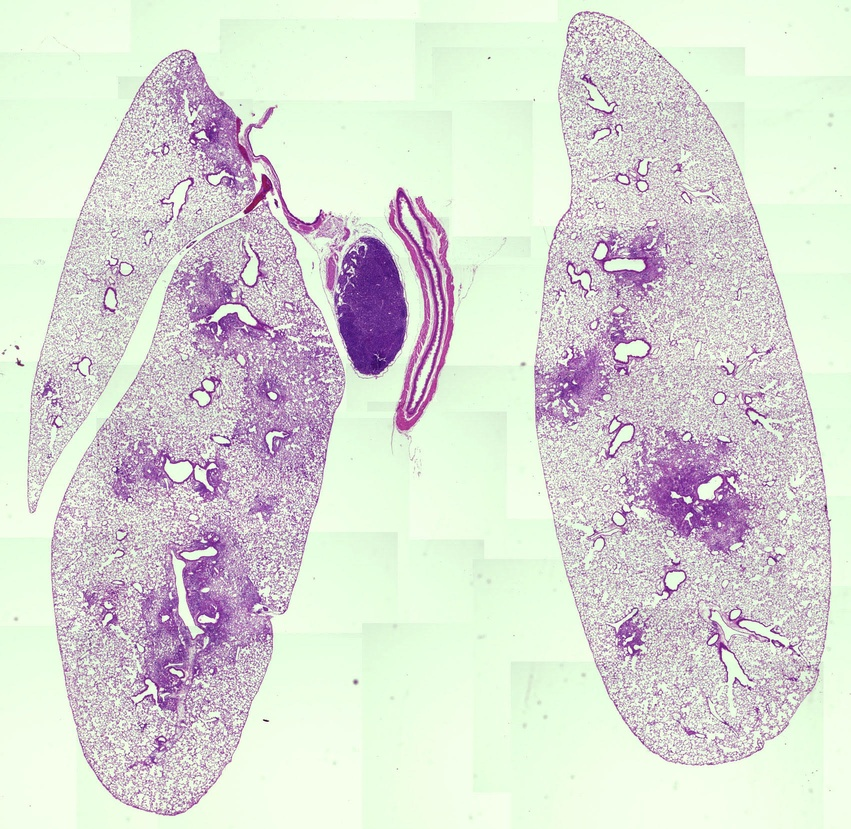
%> input picture images/image00.jpg, 851 x 829 px, shrunk from 1703 x 1658 before the run
$ octave --eval "scrap01(imread('images/image00.jpg'));"   (GNU Octave 9; MATLAB toolbox functions it lacks are replaced by stand-ins)
%> lines starting %> are read from the running program, lines starting %| are printed output that depends on the picture; in (x1, y1, x2, y2) boxes, pixels count from 0 and x2, y2 are one past the last pixel; in counts of white or black regions, pixels touching at a corner belong together; the program's own positions count from 1

function scrap01(RGB1)


smooth_param = 10;

for i = 1:3;
C(:,:,i) =imgaussfilt(RGB1(:,:,i),10,'padding','circular');
end
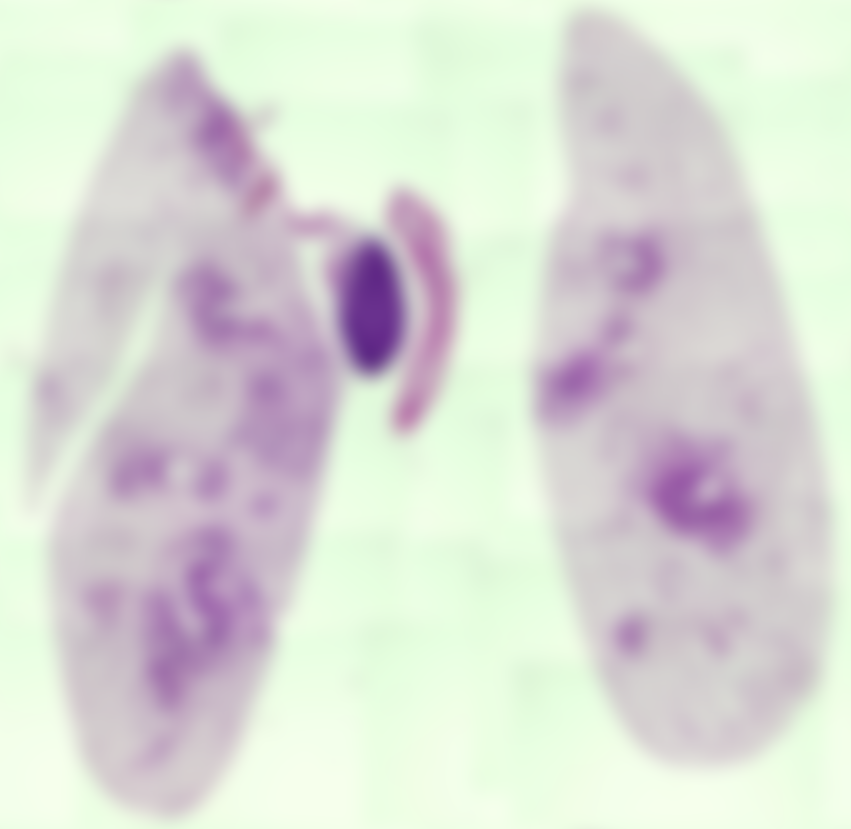
%> C: size 829x851x3 uint8; mean R, G, B 217.3, 219.2, 213

% First, look at Blue vs Green
matA = C(:,:,2) - C(:,:,3);
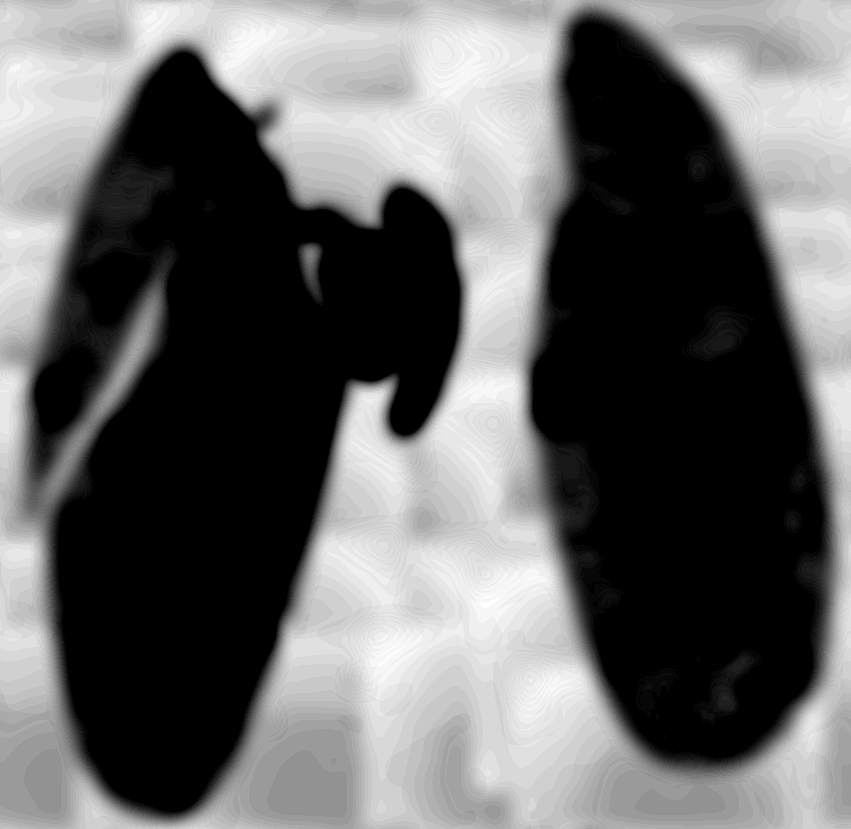
%> matA: size 829x851 uint8; min 0, max 33, mean 13.1; drawn with min black and max white


figure();
subplot(1,3,1)
imshow(RGB1);
subplot(1,3,2)
h = imshow(RGB1);
alpha = (matA+0.2);
BW1 = imbinarize(matA);
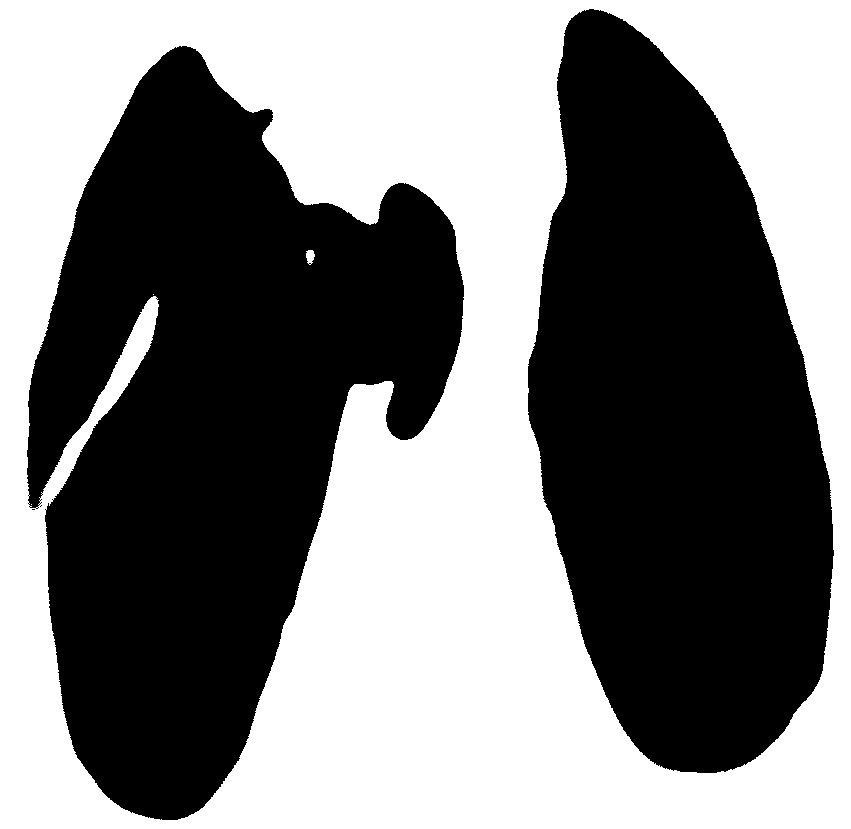
%> BW1: size 829x851 logical; 49.3% white; 4 white regions (2 under 20 px), largest, box (x1, y1, x2, y2) and area: (0, 0, 851, 829) 347402, (306, 250, 315, 265) 97
alpha(alpha<0.25) = 0;
set(h, 'AlphaData', BW1);
subplot(1,3,3)
h2 = imshow(RGB1);
alpha = -(matA)+0.2;
%> alpha: size 829x851 uint8; every value is 0
alpha(alpha<0.3) = 0;
BW2 = imbinarize(alpha);
set(h2, 'AlphaData', alpha);


% Plot boundires
B = bwboundaries(BW1);
%> B = 24 boundaries; largest, box (x1, y1, x2, y2) and points: (0, 0, 851, 829) 3357, (27, 46, 464, 820) 2468, (528, 9, 834, 773) 1670, (306, 250, 315, 265) 35, (32, 509, 35, 510) 5

figure();
imagesc(RGB1);

hold on;
for i = 1:size(B,1)
plot(B{i}(:,2),B{i}(:,1),'LineWidth',2,'Color',[1 1 1])
end
%> this loop made 24 passes

title('blue and green overlap');
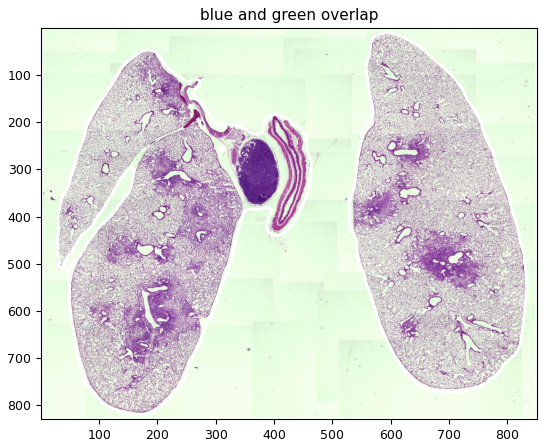
%> figure redrawn from the program's plot data


% next, Green vs Red...
clear matA
matA = C(:,:,1) - C(:,:,2);
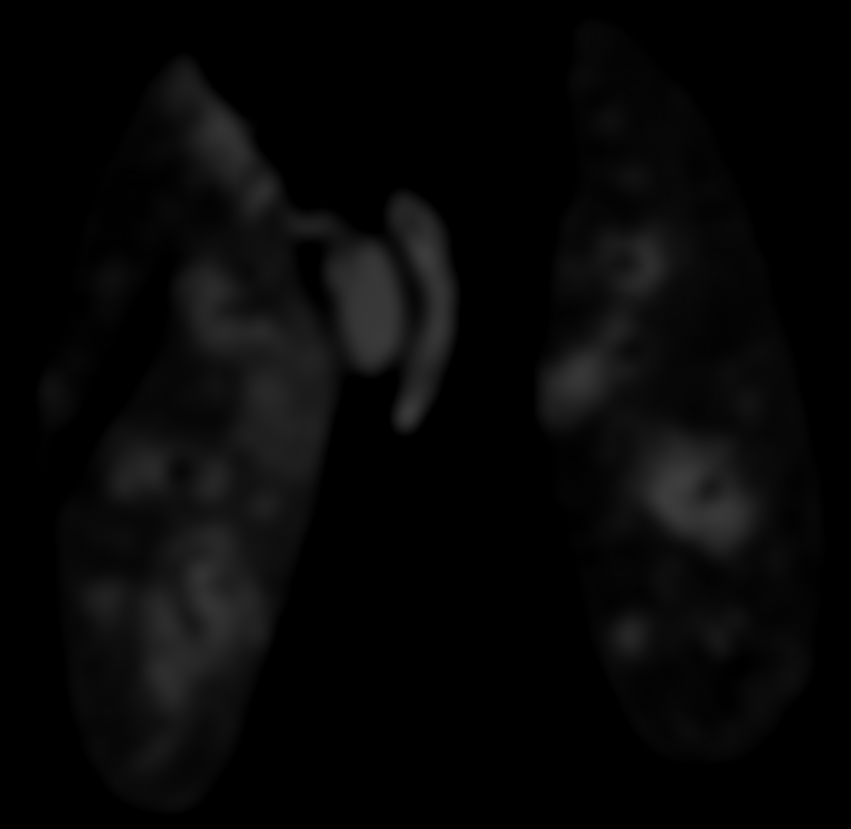
%> matA: size 829x851 uint8; min 0, max 62, mean 7.3


figure();
subplot(1,3,1)
imshow(RGB1);
subplot(1,3,2)
h = imshow(RGB1);
alpha = (matA+0.2);
BW1 = imbinarize(matA);
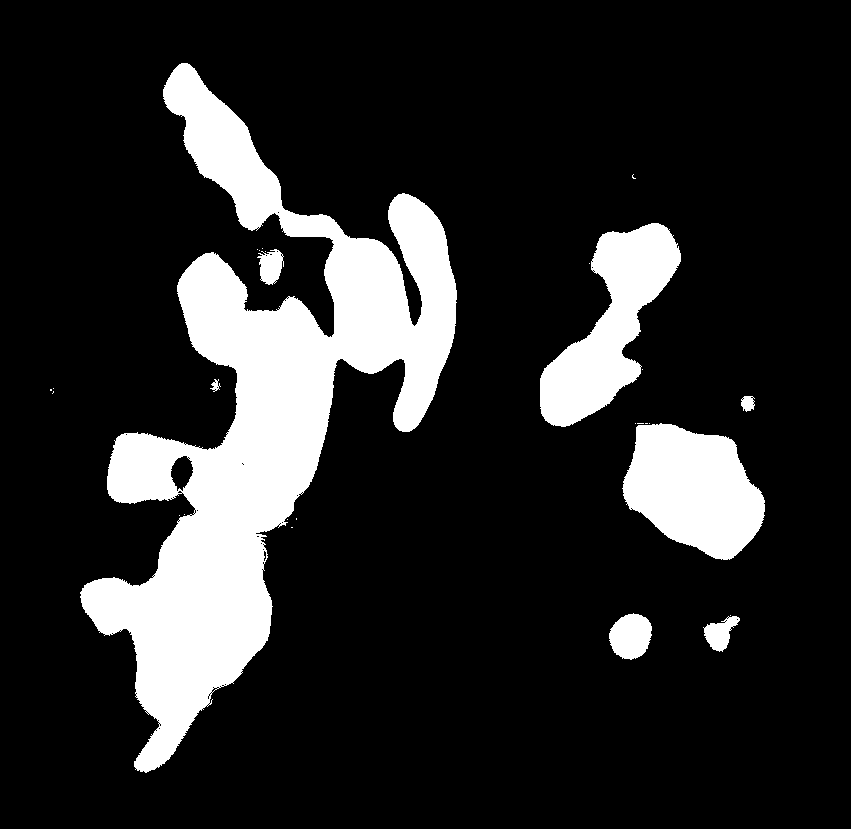
%> BW1: size 829x851 logical; 16.4% white; 28 white regions (20 under 20 px), largest, box (x1, y1, x2, y2) and area: (80, 63, 457, 773) 86068, (622, 423, 765, 560) 13455, (540, 223, 681, 427) 12788
alpha(alpha<0.25) = 0;
set(h, 'AlphaData', BW1);
subplot(1,3,3)
h2 = imshow(RGB1);
alpha = -(matA)+0.2;
alpha(alpha<0.3) = 0;
BW2 = imbinarize(alpha);
set(h2, 'AlphaData', alpha);


% Plot boundires
B2 = bwboundaries(BW1);
%> B2 = 120 boundaries; largest, box (x1, y1, x2, y2) and points: (80, 63, 457, 773) 2917, (540, 223, 681, 427) 566, (622, 423, 765, 560) 417, (257, 249, 284, 285) 142, (609, 613, 652, 660) 129

figure();
imagesc(RGB1);

hold on;
for i = 1:size(B2,1)
plot(B2{i}(:,2),B2{i}(:,1),'LineWidth',2,'Color',[1 1 1])
end
%> this loop made 120 passes
%> `scrap01(imread('images/image00.jpg'));`:
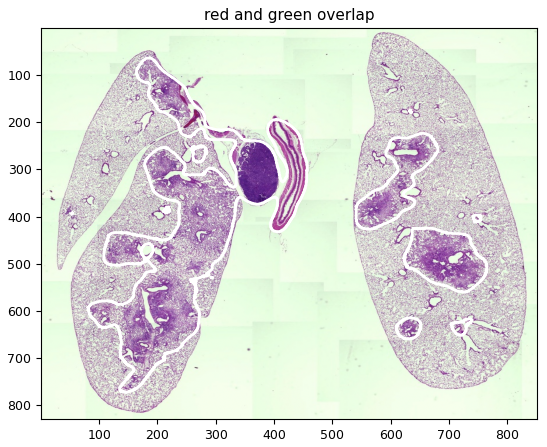
%> figure redrawn from the program's plot data
title('red and green overlap')

$ run again, on images/Workflow-01.png
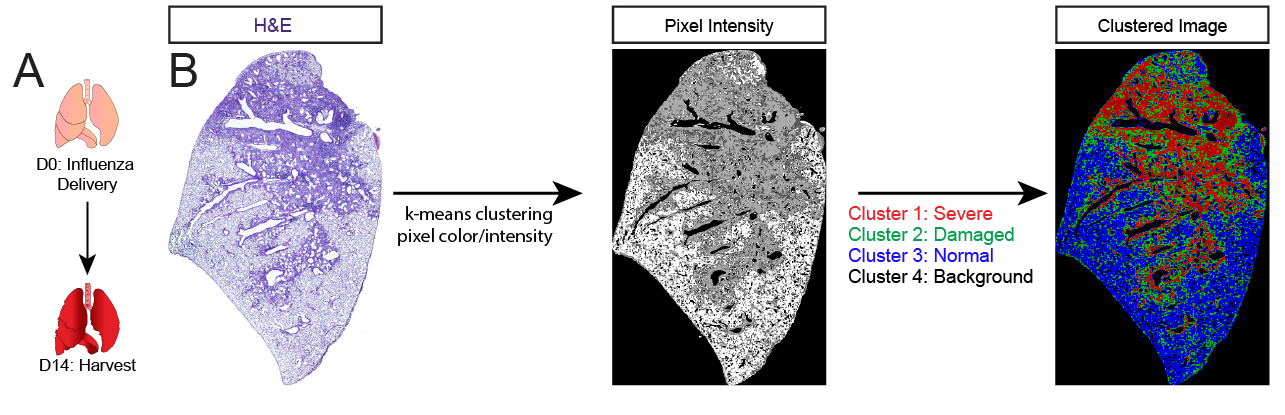
%> input picture images/Workflow-01.png, 1285 x 415 px
%> in scrap01, `BW1 = imbinarize(matA);`:
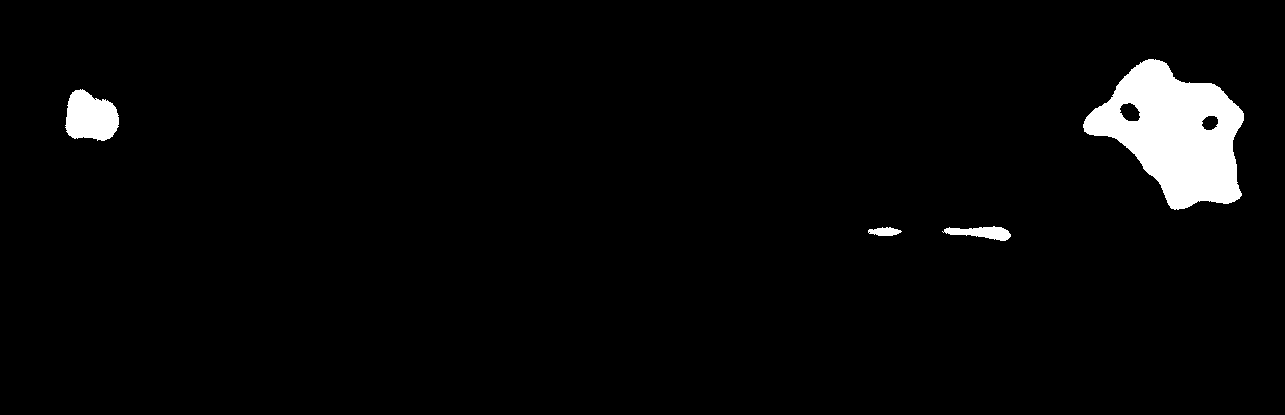
%> BW1: size 415x1285 logical; 3.2% white; 4 white regions, box (x1, y1, x2, y2) and area: (1083, 59, 1244, 210) 13967, (65, 89, 119, 141) 2093, (942, 226, 1011, 241) 593, (868, 227, 902, 236) 216
%> alpha: size 415x1285 uint8; every value is 0
%> B = 8 boundaries; box (x1, y1, x2, y2) and points: (1083, 59, 1244, 210) 461, (65, 89, 119, 141) 164, (942, 226, 1011, 241) 142, (868, 227, 902, 236) 69, (1120, 103, 1140, 121) 54, (1202, 116, 1218, 130) 43, (95, 99, 96, 100) 2, (869, 232, 870, 233) 2
%> the loop in scrap01, `for i = 1:size(B,1)` made 8 passes
%> B2 = 6 boundaries; box (x1, y1, x2, y2) and points: (1101, 78, 1233, 203) 476, (48, 283, 127, 358) 234, (54, 86, 118, 143) 180, (944, 209, 981, 216) 75, (868, 207, 897, 218) 63, (1183, 155, 1184, 156) 2
%> the loop in scrap01, `for i = 1:size(B2,1)` made 6 passes
%> `scrap01(imread('images/image00.jpg'));`:
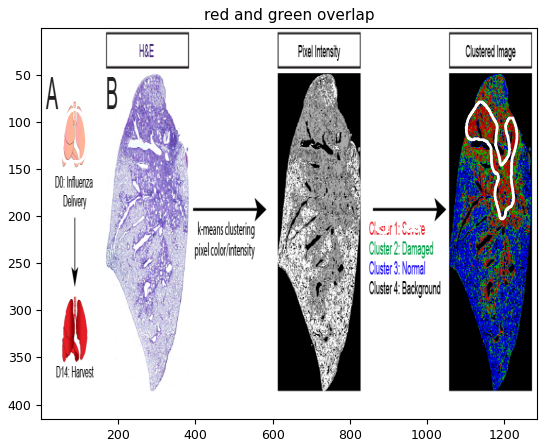
%> figure redrawn from the program's plot data

$ run again, on images/image02.png
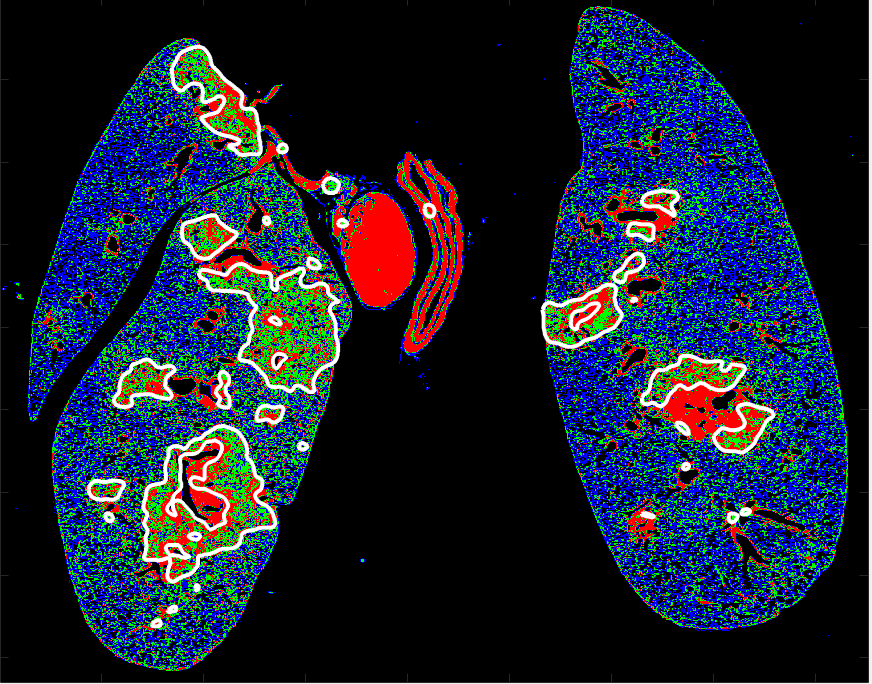
%> input picture images/image02.png, 872 x 684 px
%> alpha: size 684x872 uint8; every value is 0
%> B = 9 boundaries; largest, box (x1, y1, x2, y2) and points: (142, 428, 271, 572) 520, (209, 263, 341, 391) 402, (175, 46, 262, 158) 266, (651, 360, 741, 405) 208, (540, 294, 618, 344) 197
%> the loop in scrap01, `for i = 1:size(B,1)` made 9 passes
%> B2 = 8 boundaries; box (x1, y1, x2, y2) and points: (404, 165, 464, 351) 402, (340, 191, 421, 311) 287, (664, 381, 752, 437) 200, (189, 455, 226, 524) 156, (649, 207, 669, 230) 61, (583, 300, 598, 312) 35, (222, 254, 235, 264) 33, (640, 521, 645, 526) 13
%> the loop in scrap01, `for i = 1:size(B2,1)` made 8 passes
%> `scrap01(imread('images/image00.jpg'));`:
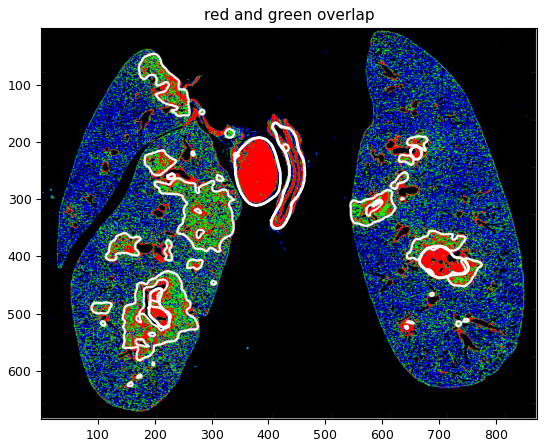
%> figure redrawn from the program's plot data
